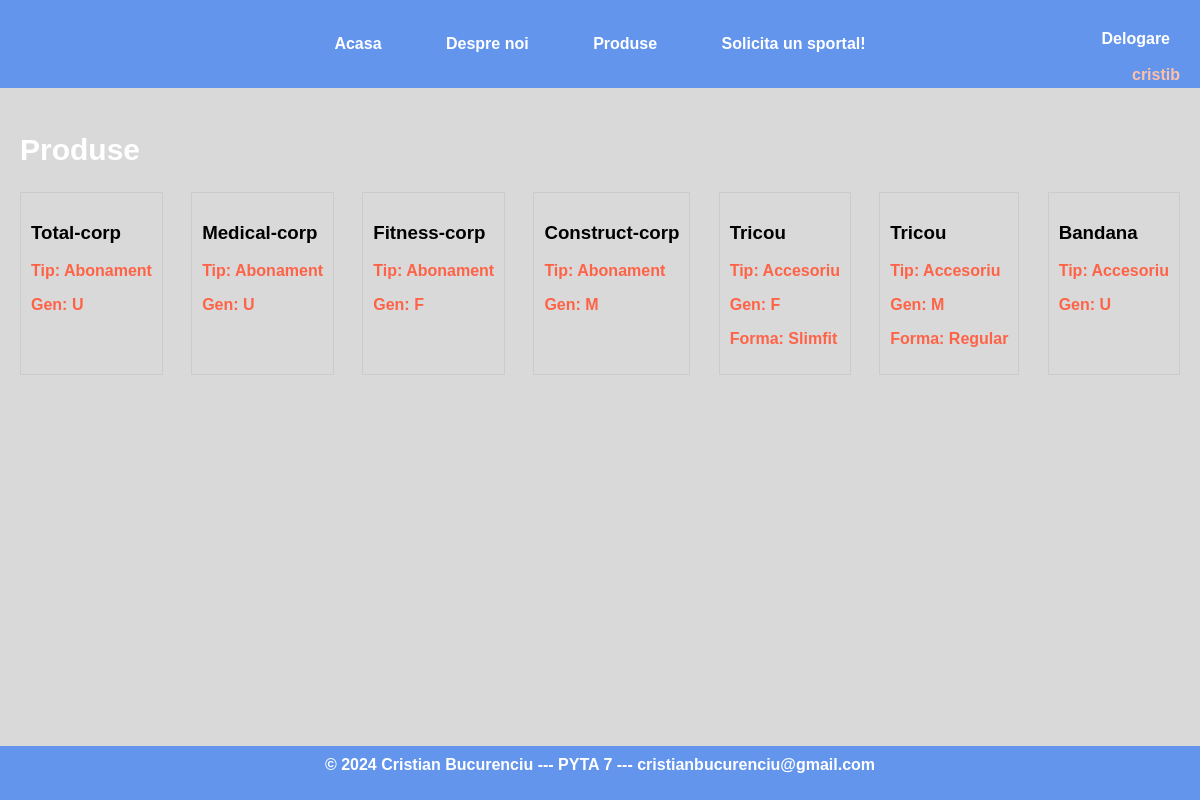
Page /produse/ (signed in) on the earlier database version.
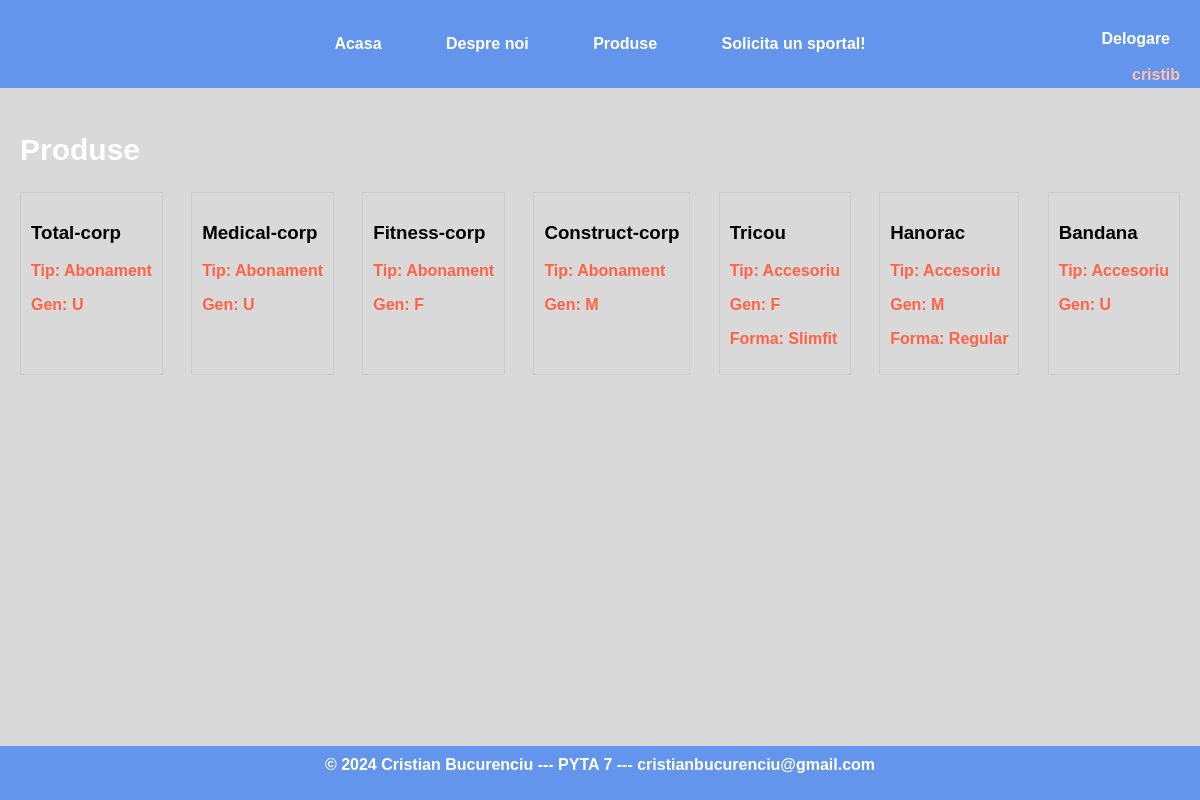
Same page on the later database version.
### signlog/models.py (models this page shows, shortened)
class Product(models.Model):
    name = models.CharField(max_length=50)
    type = models.CharField(max_length=50, choices=PRODUCT_TYPES)
    gender = models.CharField(max_length=1, null=False, default='')
    shape = models.CharField(max_length=100, choices=SHAPE_TYPES)

### signlog/views.py (the view)
# urls.py: path('produse/', products, name='products')
@login_required(login_url='/logare')
def products(request):
    products = Product.objects.all()
    return render(request, 'products.html', {'products': products})

### cb/templates/products.html (shortened to what this page needs)
{% extends 'base.html' %}
{% block head %}
    {{ block.super }}
{% endblock %}
{% block content %}
    <div class="title-white">
        <h2>Produse</h2>
    </div>
    <div class="product-container">
        {% for product in products %}
            <div class="product">
                <h3>{{ product.name }}</h3>
                <p>Tip: {{ product.type }}</p>
                <p>Gen: {{ product.gender }}</p>
                {% if product.shape != 'Nu se aplica' %}
                    <p>Forma: {{ product.shape }}</p>
                {% endif %}
            </div>
        {% endfor %}
    </div>
{% endblock %}

Differences in the rows shown:
changed Product "Regular": name "Tricou" → "Hanorac"
